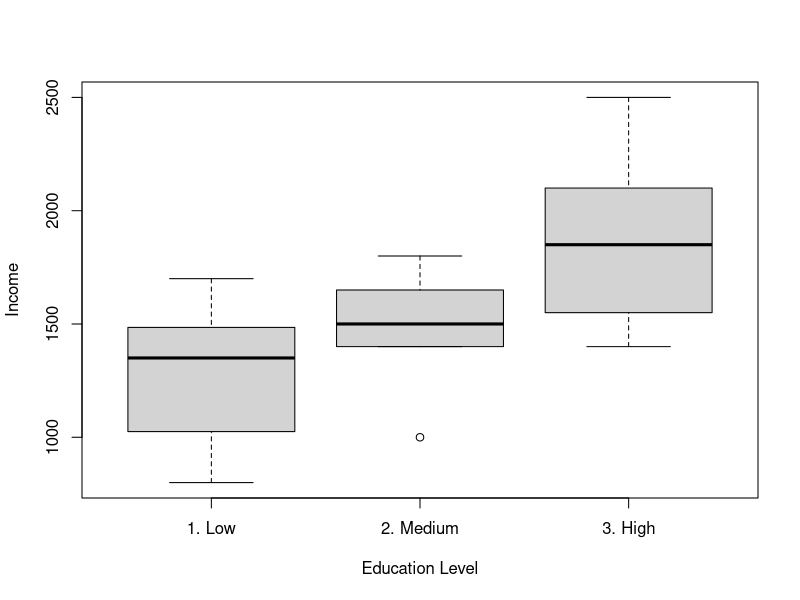

The R source for this figure:
Income <- c(1570,1400,1850,1700,1400,1500,1650,1700,800,2500,1800,1400,2100,1100,1350,1400,2100,1000,950)
Education <- c("1. Low","2. Medium","3. High","3. High","3. High","2. Medium","2. Medium","1. Low","1. Low","3. High","2. Medium","3. High","3. High","1. Low","1. Low","1. Low","3. High","2. Medium","1. Low")
boxplot(Income~Education,xlab="Education Level", ylab="Income")
